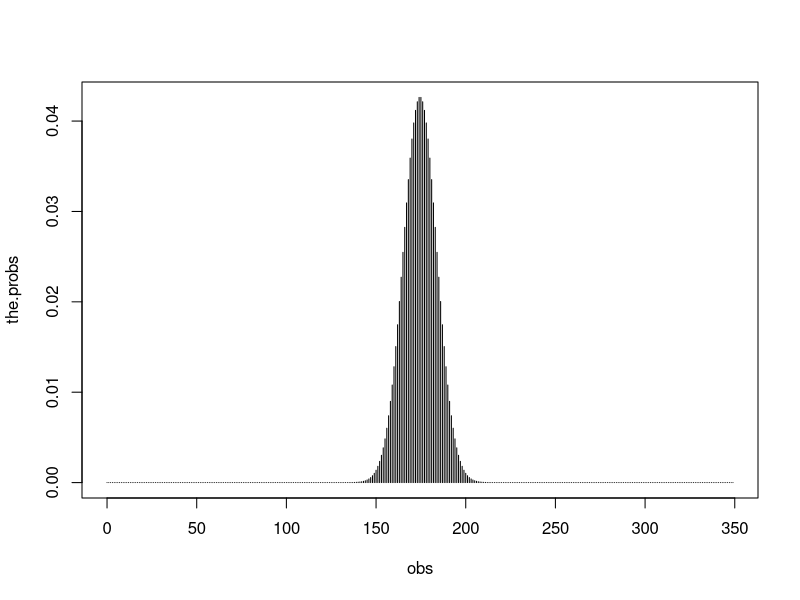
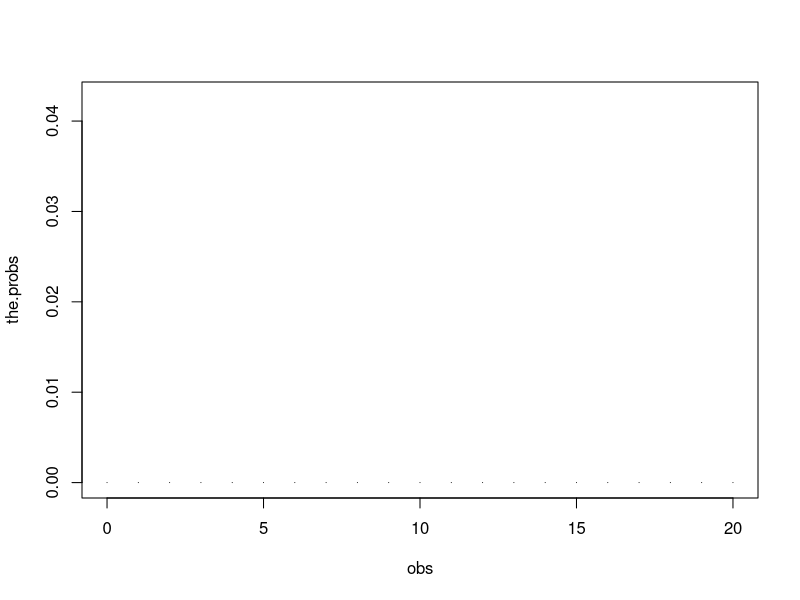
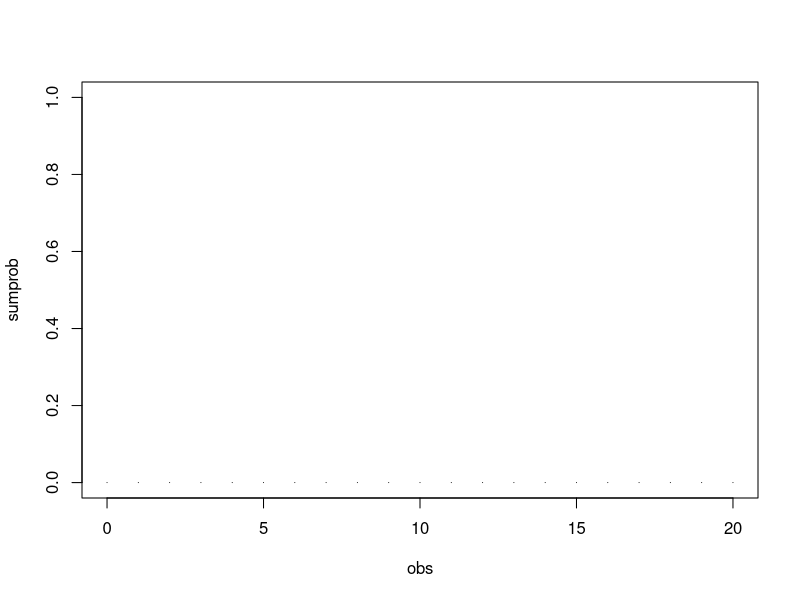

These charts were generated, in order, by the following R code: (Note: this script raises an error after producing the figures.)
####Remember, This is only for supplementing your lecture notes! Be careful, this code is often not the fastsest or best way to do something!


####Wednesday####
p<-0.02
q<-0.98

p
p*p

p*q
q*p

p<-.5

q<-.5

(p^5)*(q^5)

choose(n = 10,k = 5)

((p^5)*(q^5))*choose(n = 10,k = 5)




forest<-349

###How likely am I to see 10? in forest.

(p^10)*(q^339)



349*348*347
choose(n = 349,k = 10)

(p^10)*(q^339)*choose(n = 349,k = 10)


the.probs<-numeric()#create an empty numeric vector
obs<-0:349
for (i in 1:length(obs)){ #starts a loop - each time i will increase by 1
  the.probs[i] <- p^obs[i] * q^(349-obs[i]) * choose(349,obs[i]) #calculate
  #the probability it is in exactly obs towns
}

plot(obs,the.probs,type = "h")

#PMF

plot(obs,the.probs,type = "h",xlim = c(0,20))


sum(the.probs)
?dbinom

dbinom(x = 4:8,size = forest,prob = .02,log = FALSE)


sumprob<-cumsum(x =the.probs )
plot(obs,sumprob,type = "h",xlim = c(0,20))


pbinom(q = 7,size = forest,prob = p,lower.tail = TRUE)
pbinom(q = 0,size = forest,prob = p,lower.tail = FALSE)

pbinom(q = 0,size = forest,prob = p,lower.tail = FALSE)

round(sum(dbinom(x = 8:349,size = forest,prob = .02,log = FALSE)),6)==round(pbinom(q = 7,size = forest,prob = p,lower.tail = FALSE),6)


####Friday
A<-2

A+A

a
a1<-1
B<-6

A^B

A==B
A<B
A>B
A<=B
A!=B


Z<-c(1,2,3,4,5)
newZ<-Z+2
newZ[3]
logicZ<-newZ<6
sum(newZ<6)

colors<-c("green","blue", "red","green","blue", "red")

colors=="green"

unique(colors)



Z
newZ

Zs<-cbind(Z,newZ)
Zs
Zs[2,2]
